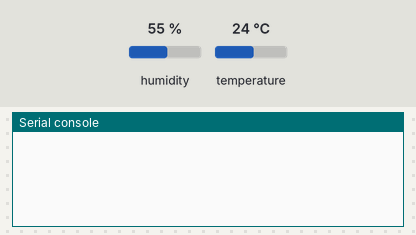
A program run on a simulated ESP32 board running MicroPython. On the bench: the last lines printed to the serial console. The inputs (shaded band) are chosen by the test bench; at power-on: humidity 55 %, temperature 24 °C.

Above: at 1.2 s.
1.3 s: humidity set to 22 %
At 2.7 s:
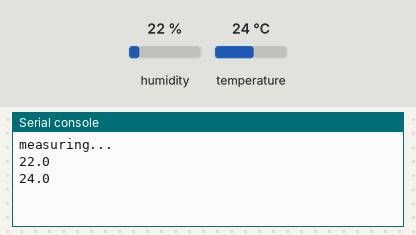
4.3 s: temperature set to 12 °C
At 7.0 s:
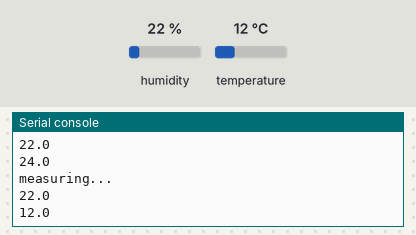
7.3 s: humidity set to 40 %
At 8.6 s:
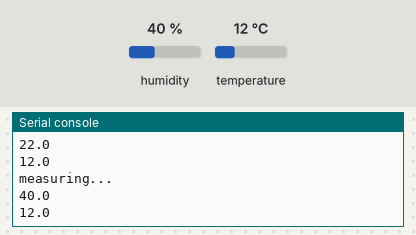
Timing chart, 0 to 10.3 s (numbered marks = the images above; inputs shaded):
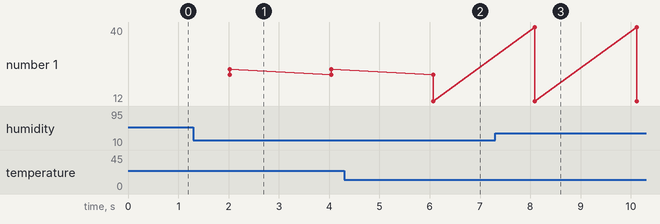

The program:

main.py
```python
"""
Use a DHT module on my esp32

DHT22   ->  ESP32
+       ->  3V3
out     ->  D33
-       ->  GND
"""

import dht
import machine
import time

d = dht.DHT22(machine.Pin(33))

while True:
    time.sleep(2)
    print('measuring...')

    d.measure()
    print(d.humidity())
    print(d.temperature())
```

Measured:
- after the input at 1.3 s, the serial console: prints a new line after 0.72 s (image 1)
- after the input at 4.3 s, the serial console: prints a new line after 1.8 s (image 2)
- after the input at 7.3 s, the serial console: prints a new line after 0.79 s (image 3)
- plotted number 1: 24 → 12 after the input at 4.3 s
